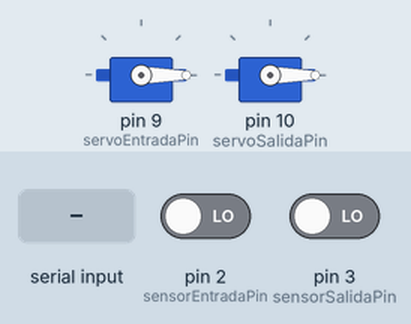
This sketch was run on a simulated Arduino Uno, built with avr-gcc and run on an emulated ATmega328P. Parts: 2 × servo. The inputs (shaded band) are chosen by the test bench; at power-on: pin 2 (sensorEntradaPin) LOW, pin 3 (sensorSalidaPin) LOW.

Above: at 1.2 s.
1.3 s: "AbrirEntrada\n" received over Serial
At 1.7 s:
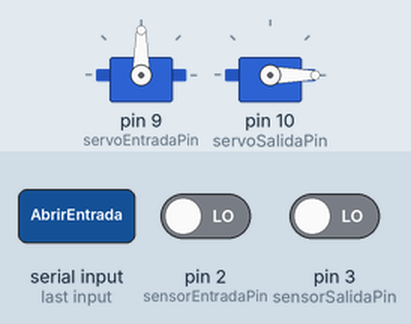
4.3 s: "AbrirSalida\n" received over Serial
At 5.2 s:
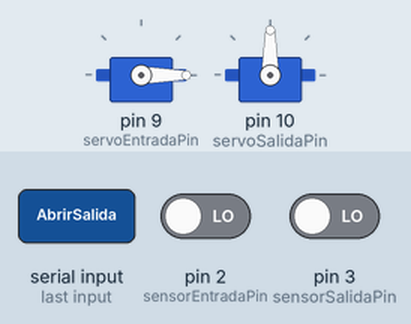
Timing chart, 0 to 7.8 s (numbered marks = the images above; inputs shaded):
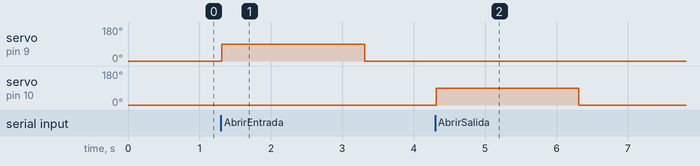

Measured:
- after the input at 1.3 s, servo on pin 9 (servoEntradaPin): 0° → 90° at once, → 0° 2.0 s later
- after the input at 4.3 s, servo on pin 10 (servoSalidaPin): 0° → 90° at once, → 0° 2.0 s later

The sketch:

arduino.ino
```cpp
#include <Servo.h>

const int sensorEntradaPin = 2;  // Pin para el sensor de entrada
const int sensorSalidaPin = 3;   // Pin para el sensor de salida
const int servoEntradaPin = 9;   // Pin para el servomotor de entrada
const int servoSalidaPin = 10;   // Pin para el servomotor de salida

Servo servoEntrada;
Servo servoSalida;

void setup() {
  Serial.begin(9600);  // Inicia la comunicación serial con Python
  pinMode(sensorEntradaPin, INPUT);  // Configura el sensor de entrada como entrada
  pinMode(sensorSalidaPin, INPUT);   // Configura el sensor de salida como entrada

  servoEntrada.attach(servoEntradaPin);  // Conecta el servomotor de entrada
  servoSalida.attach(servoSalidaPin);    // Conecta el servomotor de salida

  servoEntrada.write(0);  // Inicializa el servomotor de entrada cerrado
  servoSalida.write(0);   // Inicializa el servomotor de salida cerrado
}

void loop() {
  int estadoSensorEntrada = digitalRead(sensorEntradaPin);  // Lee el estado del sensor de entrada
  int estadoSensorSalida = digitalRead(sensorSalidaPin);    // Lee el estado del sensor de salida

  // Si se detecta movimiento en el sensor de entrada
  if (estadoSensorEntrada == HIGH) {
    Serial.println("Entrada");  // Envia la señal de entrada al script de Python
    delay(1000);  // Espera 1 segundo antes de leer nuevamente el sensor (anti rebote)
  }

  // Si se detecta movimiento en el sensor de salida
  if (estadoSensorSalida == HIGH) {
    Serial.println("Salida");  // Envia la señal de salida al script de Python
    delay(1000);  // Espera 1 segundo antes de leer nuevamente el sensor (anti rebote)
  }

  // Lee la respuesta de Python y actúa en consecuencia
  if (Serial.available() > 0) {
    String command = Serial.readStringUntil('\n');  // Lee el comando de Python hasta el salto de línea
    if (command == "AbrirEntrada") {  // Si la respuesta es 'AbrirEntrada'
      servoEntrada.write(90);  // Abre el servomotor de entrada
      delay(2000);  // Espera 2 segundos
      servoEntrada.write(0);  // Cierra el servomotor de entrada
    } else if (command == "AbrirSalida") {  // Si la respuesta es 'AbrirSalida'
      servoSalida.write(90);  // Abre el servomotor de salida
      delay(2000);  // Espera 2 segundos
      servoSalida.write(0);  // Cierra el servomotor de salida
    }
  }
}
```
